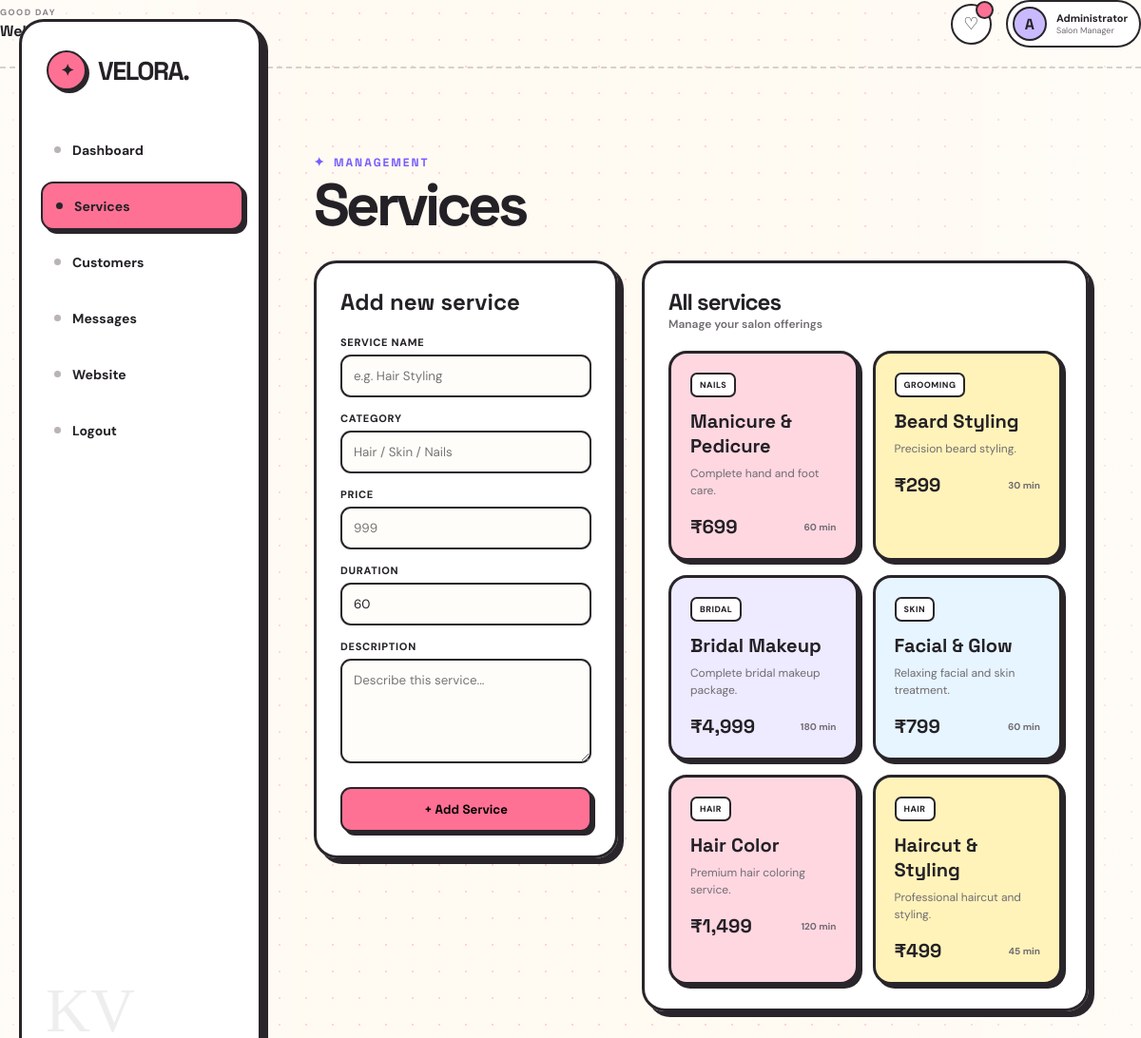
Screenshot of /admin/services.php (signed in) with the database file from the repository.
### tables this page shows
CREATE TABLE `services` (
  `id` int(11) NOT NULL,
  `name` varchar(120) NOT NULL,
  `category` varchar(80) DEFAULT 'General',
  `price` decimal(10,2) NOT NULL DEFAULT 0.00,
  `duration` int(11) DEFAULT 60,
  `description` text DEFAULT NULL,
  `active` tinyint(1) DEFAULT 1,
  `created_at` timestamp NOT NULL DEFAULT current_timestamp()
);

### config/connection.php (called while the page is built, shortened)
<?php
function e($v){return htmlspecialchars($v??'',ENT_QUOTES,'UTF-8');}
?>

### admin/services.php (the view, shortened to what this page needs)
<?php
require "../config/connection.php";
$ss = $conn->query("
    SELECT *
    FROM services
    ORDER BY id DESC
");
?>
<!doctype html>
<html>
<head>
<link
    rel="stylesheet"
    href="../assets/css/dashboard.css"
>
</head>
<body class="admin">
<div class="topbar">
    <div class="topbar-left">
        <div>
            <span class="topbar-small">GOOD DAY</span>
            <strong>Welcome back, Admin</strong>
        </div>
    </div>
    <div class="topbar-right">
        <div class="notification">
            ♡
            <span><?= $pending ?></span>
        </div>
        <div class="admin-profile">
            <div class="admin-avatar">
                A
            </div>
            <div class="admin-profile-text">
                <strong>Administrator</strong>
                <small>Salon Manager</small>
            </div>
        </div>
    </div>
</div>
<aside>
    <div class="brand">
        VELORA.
    </div>
    <a href="dashboard.php">
        Dashboard
    </a>
    <a class="active" href="services.php">
        Services
    </a>
    <a href="customers.php">
        Customers
    </a>
    <a href="messages.php">
        Messages
    </a>
    <a href="../index.php">
        Website
    </a>
    <a href="../auth/logout.php">
        Logout
    </a>
</aside>
<main>
    <p class="eyebrow">
        MANAGEMENT
    </p>
    <h1>
        Services
    </h1>
    <div class="services-layout">
        <div class="panel add-service">
            <h3>
                Add new service
            </h3>
            <form
                method="post"
                autocomplete="off"
            >
                <div class="form-group">
                    <label>
                        Service name
                    </label>
                    <input
                        type="text"
                        name="name"
                        placeholder="e.g. Hair Styling"
                        required
                    >
                </div>
                <div class="form-group">
                    <label>
                        Category
                    </label>
                    <input
                        type="text"
                        name="category"
                        placeholder="Hair / Skin / Nails"
                    >
                </div>
                <div class="form-group">
                    <label>
                        Price
                    </label>
                    <input
                        type="number"
                        name="price"
                        placeholder="999"
                        min="0"
                        required
                    >
                </div>
                <div class="form-group">
                    <label>
                        Duration
                    </label>
                    <input
                        type="number"
                        name="duration"
                        value="60"
                        min="1"
                    >
                </div>
                <div class="form-group">
                    <label>
                        Description
                    </label>
                    <textarea
                        name="description"
                        placeholder="Describe this service..."
                    ></textarea>
                </div>
                <button
                    class="primary-button"
                    type="submit"
                >
                    + Add Service
                </button>
            </form>
        </div>
        <div>
            <div class="panel">
                <div class="panel-head">
                    <div>
                        <h3>
                            All services
                        </h3>
                        <div class="panel-subtitle">
                            Manage your salon offerings
                        </div>
                    </div>
                </div>
                <div class="service-grid">
                    <?php if ($ss && $ss->num_rows): ?>
                        <?php while ($s = $ss->fetch_assoc()): ?>
                            <div class="service-card">
                                <span class="service-category">
                                    <?= e(
                                        $s['category']
                                        ?: 'Beauty'
                                    ) ?>
                                </span>
                                <h3>
                                    <?= e($s['name']) ?>
                                </h3>
                                <p>
                                    <?= e(
                                        $s['description']
                                        ?: 'Professional salon service.'
                                    ) ?>
                                </p>
                                <div class="service-bottom">
                                    <div class="service-price">
                                        ₹<?= number_format(
                                            $s['price']
                                        ) ?>
                                    </div>
                                    <div class="service-duration">
                                        <?= $s['duration'] ?> min
                                    </div>
                                </div>
                            </div>
                        <?php endwhile; ?>
                    <?php endif; ?>
                </div>
            </div>
        </div>
    </div>
</main>
</body>
</html>

### rows the page displays
services: category "NAILS", name "Manicure & Pedicure", description "Complete hand and foot care.", price "699", duration "60"
services: category "GROOMING", name "Beard Styling", description "Precision beard styling.", price "299", duration "30"
services: category "BRIDAL", name "Bridal Makeup", description "Complete bridal makeup package.", price "4,999", duration "180"
services: category "SKIN", name "Facial & Glow", description "Relaxing facial and skin treatment.", price "799", duration "60"
services: category "HAIR", name "Hair Color", description "Premium hair coloring service.", price "1,499", duration "120"
services: category "HAIR", name "Haircut & Styling", description "Professional haircut and styling.", price "499", duration "45"
